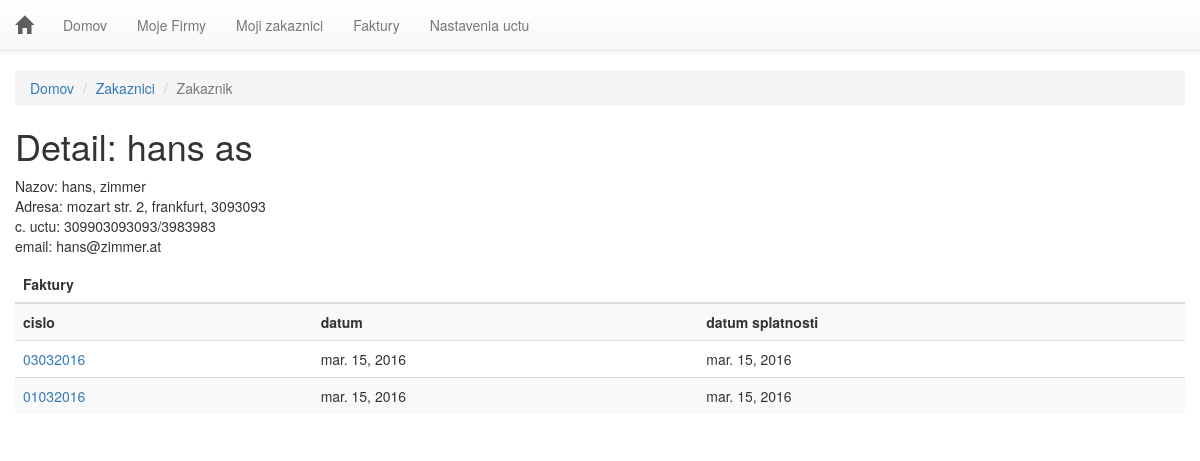
Screenshot of /zakaznik/2/ (signed in) with the database file from the repository.
### invoice/models.py (models this page shows, shortened)
class Zakaznik(models.Model):
    id = models.AutoField(primary_key=True)
    db_uuid = models.UUIDField(unique=True, default=uuid.uuid4, editable=False)
    owner = models.ForeignKey(Login, blank=False)
    creator = models.ForeignKey(Firma, blank=False)
    nazov = models.CharField(blank=True, max_length=200)
    meno = models.CharField(blank=True, max_length=50)
    cislo = models.CharField(blank=True, max_length=50)
    priezvisko = models.CharField(blank=True, max_length=50)
    adresa_ulica = models.CharField(max_length=200)
    adresa_mesto = models.CharField(max_length=90)
    adresa_psc = models.CharField(max_length=20)
    ico = models.CharField(blank=False, max_length=50)
    dic = models.CharField(blank=False, max_length=50)
    icdph = models.CharField(blank=False, max_length=50)
    banka = models.CharField(blank=False, max_length=100)
    cislo_uctu = models.CharField(blank=False, max_length=100)
    email = models.EmailField(blank=False)
    telefon = models.CharField(max_length=50)

class Faktura(models.Model):
    id = models.AutoField(primary_key=True)
    db_uuid = models.UUIDField(unique=True, default=uuid.uuid4, editable=False)
    owner = models.ForeignKey(Login, blank=False)
    creator = models.ForeignKey(Firma, blank=False)
    created_for = models.ForeignKey(Zakaznik, blank=False)
    cislo_faktury = models.CharField(blank=False, max_length=10)
    datum_vystavenia = models.DateField(blank=False)
    datum_splatnosti = models.DateField(blank=False)
    datum_dodania = models.DateField(blank=False)
    konstantny_symbol = models.CharField(blank=False, max_length=150)
    doprava = models.CharField(blank=True, max_length=150)
    uhradena = models.CharField(choices=[("1", "ano"), ("0", "nie")], max_length=1, default=0)
    komentar = models.TextField(max_length=3000)

### invoice/views.py (the view)
# urls.py: url(r'^zakaznik/(?P<zakaznik_id>\d+)/', views.zakaznik, name='zakaznik'),
@login_required(login_url='/logmein/')
def zakaznik(request, zakaznik_id):
    zakaznik = get_object_or_404(Zakaznik, pk=zakaznik_id)
    zoznam = Faktura.objects.filter(created_for=zakaznik.id)
    t = loader.get_template('invoice/zakaznik.html')
    c = Context({'zakaznik': zakaznik, 'zoznam': zoznam})
    return HttpResponse(t.render(c))

### templates/invoice/zakaznik.html (shortened to what this page needs)
<!DOCTYPE html>
<html>
<head>
    {% include "invoice/head.html" %}
</head>
<body>
{% include "invoice/nav.html" %}
<div class="container-fluid">
    <ol class="breadcrumb">
        <li><a href="/">Domov</a></li>
        <li><a href="{% url 'invoice:zakaznik_all' %}">Zakaznici</a></li>
        <li class="active">Zakaznik</li>
    </ol>
    <h1>Detail: {{zakaznik.nazov}}</h1>
    {% if zoznam %}
    <p>
        Nazov: {{ zakaznik.meno }}, {{ zakaznik.priezvisko }}<br/>
        Adresa: {{zakaznik.adresa_ulica}}, {{ zakaznik.adresa_mesto }}, {{ zakaznik.adresa_psc }}<br/>
        c. uctu: {{zakaznik.cislo_uctu}}<br/>
        email: {{zakaznik.email}}
    </p>
    <div class="table-responsive">
        <table class="table table-striped table-hover">
            <thead>
            <tr>
                <th colspan="3">Faktury</th>
            </tr>
            </thead>
            <tbody>
            <tr>
                <th>cislo</th>
                <th>datum</th>
                <th>datum splatnosti</th>
            </tr>
            {% for x in zoznam.all %}
            <tr>
                <td><a href="{% url 'invoice:detail' x.id %}">{{x.cislo_faktury}}</a></td>
                <td>{{x.datum_vystavenia}}</td>
                <td>{{x.datum_splatnosti}}</td>
            </tr>
            {% endfor %}
            </tbody>
        </table>
    </div>
    {% else %}
    <p>Ziaden zaznam.</p>
    {% endif %}
</div>
</body>
</html>

### templates/invoice/head.html (style rules this page uses)
body { padding-top: 70px; }

### rows the page displays
Zakaznik: nazov "hans as", meno "hans", priezvisko "zimmer", adresa_ulica "mozart str. 2", adresa_mesto "frankfurt", adresa_psc "3093093", cislo_uctu "309903093093/3983983", email "hans@zimmer.at"
Faktura: cislo_faktury "03032016", datum_vystavenia "mar. 15, 2016", datum_splatnosti "mar. 15, 2016"
Faktura: cislo_faktury "01032016", datum_vystavenia "mar. 15, 2016", datum_splatnosti "mar. 15, 2016"
